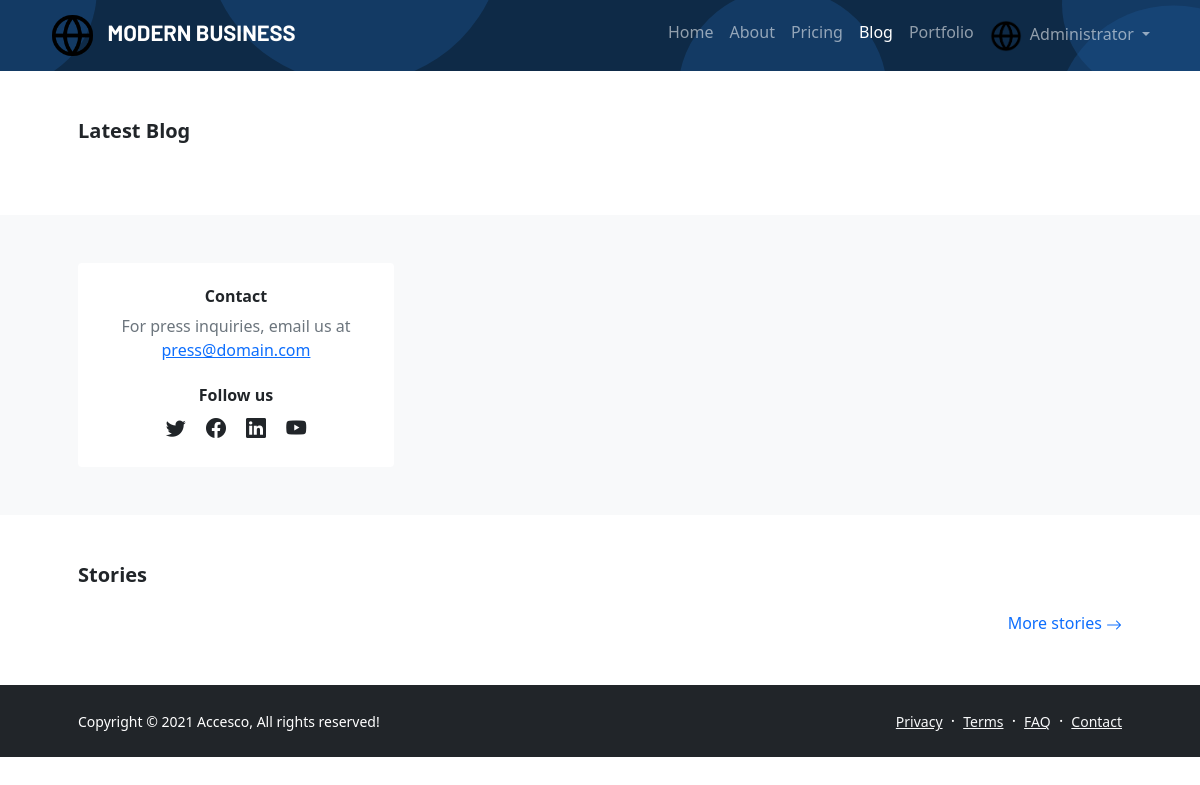
The app's page /blog.php (signed in) with its own data.
### tables this page shows
CREATE TABLE `server` (
  `ID` int(11) NOT NULL,
  `Mode` int(11) NOT NULL,
  `Information` text NOT NULL DEFAULT 'N/A',
  `Logo` text NOT NULL DEFAULT 'favicon.ico',
  `Title` text NOT NULL DEFAULT 'Code4You',
  `FooterText` text NOT NULL
);

CREATE TABLE `users` (
  `ID` bigint(20) NOT NULL,
  `Joined` datetime NOT NULL DEFAULT current_timestamp(),
  `EMail` varchar(100) NOT NULL,
  `Password` varchar(40) NOT NULL,
  `Name` mediumtext NOT NULL,
  `Phone` int(11) NOT NULL,
  `Gender` tinyint(4) NOT NULL,
  `Birthday` date NOT NULL,
  `Approved` tinyint(4) NOT NULL DEFAULT 0,
  `Admin` tinyint(4) NOT NULL DEFAULT 0,
  `Avatar` text NOT NULL DEFAULT 'favicon.ico',
  `Deactivated` int(11) NOT NULL DEFAULT 0
);

CREATE TABLE `blog` (
  `ID` int(11) NOT NULL,
  `Option1` text NOT NULL,
  `Option2` text NOT NULL,
  `Option3` text NOT NULL
);

### config.php (called while the page is built, shortened)
<?php
	include_once('include/mysql.php');
	include_once('include/functions.php');
	if (isLogged())
    {
        $user = returnID();
        $userQuery = mysqli_query($SQL, "SELECT * FROM users WHERE ID = '$user'");
        $userData = mysqli_fetch_assoc($userQuery);
    }
	$sQuery = mysqli_query($SQL, "SELECT * FROM server");
	$serverInfo = mysqli_fetch_assoc($sQuery);
	if (isset($pageName) == "Blog")
	{
		$blog = mysqli_query($SQL, "SELECT * FROM blog");
		$blogSetting = mysqli_fetch_assoc($blog);
	}
?>

### include/functions.php (called while the page is built, shortened)
<?php
function returnID()
{
    return $_SESSION["Logged"];
}
function isLogged()
{
    if (isset($_SESSION["Logged"])) return true;
    return false;
}
?>

### blog.php (the view, shortened to what this page needs)
<?php
    $pageName = "Blog";
    require_once("config.php");
?>
<!doctype html>
<html lang="en">
  	<head>
	  	<?php include 'elements/head.php'; ?>
  	</head>
  	<body>
        <div class="animated">
            <?php include 'elements/nav.php'; ?>
        </div>
        <section class="py-5">
            <div class="container px-5">
                <h1 class="fw-bolder fs-5 mb-4">Latest Blog</h1>
            </div>
        </section>
        <section class="py-5 bg-light">
            <div class="container px-5">
                <div class="row gx-5">
                    <div class="col-xl-4">
                        <div class="card border-0 h-100">
                            <div class="card-body p-4">
                                <div class="d-flex h-100 align-items-center justify-content-center">
                                    <div class="text-center">
                                        <div class="h6 fw-bolder"><?php echo $blogSetting["Option1"]; ?></div>
                                        <p class="text-muted mb-4">
                                           <?php echo $blogSetting["Option2"]; ?>
                                            <br />
                                            <a href="mailto:<?php echo $blogSetting["Option3"]; ?>"><?php echo $blogSetting["Option3"]; ?></a>
                                        </p>
                                        <div class="h6 fw-bolder">Follow us</div>
                                        <a class="fs-5 px-2 link-dark" href="#!"><i class="bi-twitter"></i></a>
                                        <a class="fs-5 px-2 link-dark" href="#!"><i class="bi-facebook"></i></a>
                                        <a class="fs-5 px-2 link-dark" href="#!"><i class="bi-linkedin"></i></a>
                                        <a class="fs-5 px-2 link-dark" href="#!"><i class="bi-youtube"></i></a>
                                    </div>
                                </div>
                            </div>
                        </div>
                    </div>
                </div>
            </div>
        </section>
        <section class="py-5">
            <div class="container px-5">
                <h2 class="fw-bolder fs-5 mb-4">Stories</h2>
                <div class="text-end mb-5 mb-xl-0">
                    <a class="text-decoration-none" href="#!">
                        More stories
                        <i class="bi bi-arrow-right"></i>
                    </a>
                </div>
            </div>
        </section>
    	<?php include 'elements/footer.php'; ?>
  	</body>
</html>

### elements/nav.php (shortened to what this page needs)
<?php $current_page = basename($_SERVER["PHP_SELF"]); ?>
	<nav class="navbar navbar-expand-lg navbar-dark">
		<div class="container">
		    <a class="navbar-brand custom-title" href="home"><img class="mx-2" src="admin/assets/<?php echo $serverInfo["Logo"]; ?>" width="45" height="45"> <?php echo $serverInfo["Title"]; ?></a>
		    <div class="collapse navbar-collapse" id="navbarNavDropdown">
		      	<ul class="navbar-nav ms-auto">
			        <li class="nav-item">
		          		<a class="nav-link <?php echo($current_page == "index.php") ? 'active' : ''; ?>" href="home">Home</a>
			        </li>
			        <li class="nav-item">
		          		<a class="nav-link <?php echo($current_page == "about-us.php") ? 'active' : ''; ?>" href="about-us">About</a>
			        </li>
			        <li class="nav-item">
		          		<a class="nav-link <?php echo($current_page == "pricing.php") ? 'active' : ''; ?>" href="pricing">Pricing</a>
			        </li>
			        <li class="nav-item">
		          		<a class="nav-link <?php echo($current_page == "blog.php" || $current_page == "view-post.php") ? 'active' : ''; ?>" href="blog">Blog</a>
			        </li>
			        <li class="nav-item">
		          		<a class="nav-link <?php echo($current_page == "portfolio.php" || $current_page == "view-item.php") ? 'active' : ''; ?>" href="portfolio">Portfolio</a>
			        </li>
			        <?php
			        	if (isLogged())
			        	{
			        		echo '
			        		<li class="nav-item dropdown">
					          	<a class="nav-link dropdown-toggle'; ?> <?php echo($current_page == "profile.php") ? 'active' : ''; echo'" href="#" id="navbarDropdown" role="button" data-bs-toggle="dropdown" aria-expanded="false">
					            	<img src="assets/profile/'.$userData["Avatar"].'" width="32" height="32" class="rounded-circle me-2">'.$userData["Name"].'
					          	</a>
					          	<ul class="dropdown-menu" aria-labelledby="navbarDropdown">'; ?>
					            	<?php if (adminPerm($userAdmin) == 1) { echo '<li><a class="dropdown-item" href="admin">Dashboard</a></li>'; } echo'
					            	<li><a class="dropdown-item" href="profile">Profile</a></li>
					            	<li><hr class="dropdown-divider"></li>
					            	<li><a class="dropdown-item" href="logout">Logout</a></li>
					          	</ul>
					        </li>
					        ';
			        	}
			        ?>
		      	</ul>
		    </div>
		</div>
	</nav>

### elements/footer.php
<footer class="bg-dark py-4 mt-auto">
    <div class="container px-5">
        <div class="row align-items-center justify-content-between flex-column flex-sm-row">
            <div class="col-auto"><div class="small m-0 text-white"><?php echo $serverInfo["FooterText"]; ?></div></div>
            <div class="col-auto">
                <a class="link-light small" href="privacy-policy">Privacy</a>
                <span class="text-white mx-1">&middot;</span>
                <a class="link-light small" href="terms-of-use">Terms</a>
                <span class="text-white mx-1">&middot;</span>
                <a class="link-light small" href="faq">FAQ</a>
                <span class="text-white mx-1">&middot;</span>
                <a class="link-light small" href="contact">Contact</a>
            </div>
        </div>
    </div>
</footer>

### css/style.css (style rules this page uses)
* { margin: 0; padding: 0; }
html { scroll-behavior: smooth; }
a { text-decoration: none; }
.custom-title { text-transform: uppercase; font-family: 'Barlow', sans-serif; font-weight: bold; font-size: 22px !important; }
.animated { background-image: url("../assets/images/animated-bg.svg"); background-size: cover; background-position: center; background-repeat: no-repeat; }
.bi { vertical-align: -.125em; fill: currentColor; }

### records on screen
server: Logo (picture), Title "MODERN BUSINESS", FooterText "Copyright © 2021 Accesco, All rights reserved!"
users: Avatar (picture), Name "Administrator"
blog: Option1 "Contact", Option2 "For press inquiries, email us at", Option3 "press@domain.com"
